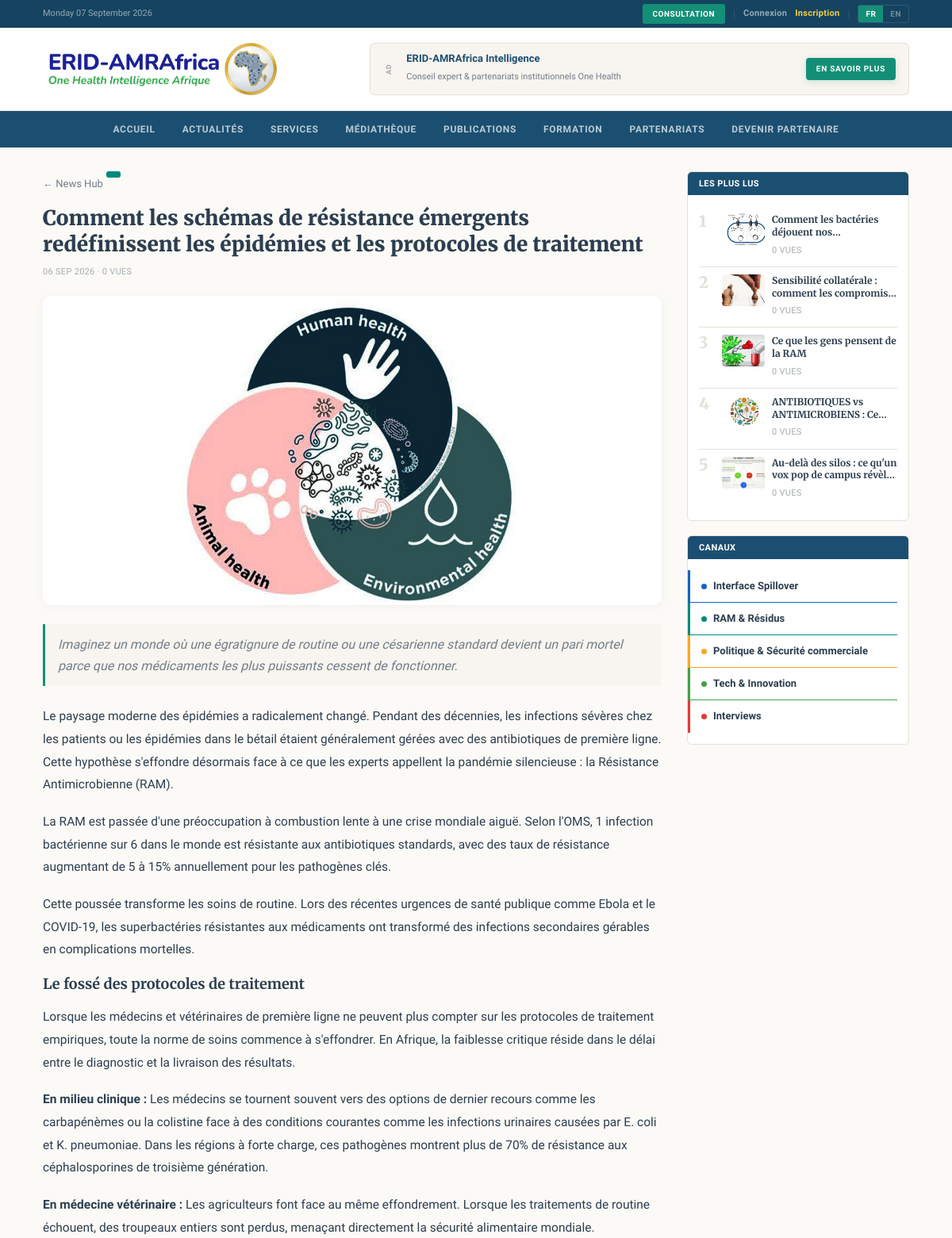
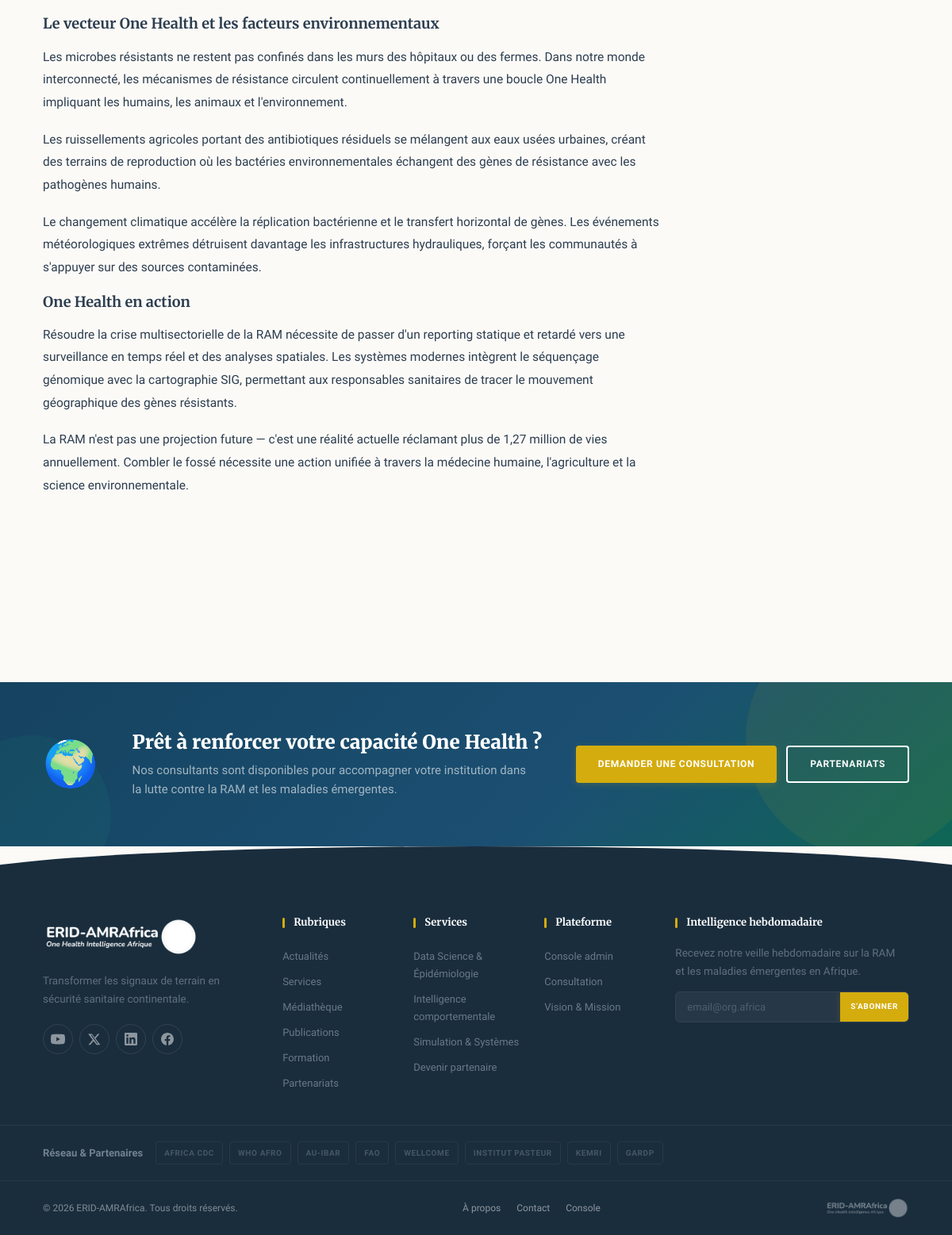
Page /news/how-emerging-resistance-patterns-reshaping-outbreaks on the committed database (2 pictures, top to bottom).
### tables this page shows
CREATE TABLE articles (
    id              INT UNSIGNED AUTO_INCREMENT PRIMARY KEY,
    category_id     INT UNSIGNED    NOT NULL,
    author_id       INT UNSIGNED    NULL,
    slug            VARCHAR(200)    NOT NULL UNIQUE,
    title_fr        VARCHAR(255)    NOT NULL,
    title_en        VARCHAR(255)    NOT NULL,
    excerpt_fr      TEXT            NULL,
    excerpt_en      TEXT            NULL,
    body_fr         MEDIUMTEXT      NULL,
    body_en         MEDIUMTEXT      NULL,
    cover_image     VARCHAR(255)    NULL,
    status          ENUM('draft','published','archived') NOT NULL DEFAULT 'draft',
    is_featured     TINYINT(1)      NOT NULL DEFAULT 0,
    published_at    DATETIME        NULL,
    views           INT UNSIGNED    NOT NULL DEFAULT 0,
    created_at      DATETIME        NOT NULL DEFAULT CURRENT_TIMESTAMP,
    updated_at      DATETIME        NOT NULL DEFAULT CURRENT_TIMESTAMP ON UPDATE CURRENT_TIMESTAMP,
    CONSTRAINT fk_articles_cat    FOREIGN KEY (category_id) REFERENCES categories(id),
    CONSTRAINT fk_articles_author FOREIGN KEY (author_id)   REFERENCES users(id) ON DELETE SET NULL,
    INDEX idx_articles_status (status, published_at)
);

CREATE TABLE categories (
    id              INT UNSIGNED AUTO_INCREMENT PRIMARY KEY,
    slug            VARCHAR(80)     NOT NULL UNIQUE,    
    name_fr         VARCHAR(120)    NOT NULL,
    name_en         VARCHAR(120)    NOT NULL,
    accent_color    VARCHAR(9)      NOT NULL DEFAULT '#0E7C7B',
    sort_order      SMALLINT        NOT NULL DEFAULT 0
);

### app/Core/View.php (called while the page is built, shortened)
<?php
final class View
{
    public static function render(string $template, array $data = [], string $layout = 'public'): void
    {
        $root = Config::get('root');
        extract($data, EXTR_SKIP);
        require $root . '/app/Views/' . $template . '.php';
    }
    public static function e(?string $s): string
    {
        return htmlspecialchars((string) $s, ENT_QUOTES, 'UTF-8');
    }
}

### app/Core/Controller.php (called while the page is built, shortened)
<?php
abstract class Controller
{
    protected function view(string $template, array $data = [], string $layout = 'public'): void
    {
        View::render($template, $data, $layout);
    }
}

### app/Controllers/Public/NewsController.php (called while the page is built, shortened)
<?php
final class NewsController extends Controller
{
    public function show(string $slug): void
    {
        $article = Database::one(
            "SELECT a.*, c.slug AS cat_slug, c.accent_color
               FROM articles a JOIN categories c ON c.id = a.category_id
              WHERE a.slug = ? AND a.status = 'published'",
            [$slug]
        );
        $popular = Database::all(
            "SELECT a.*, c.slug AS cat_slug, c.accent_color
               FROM articles a JOIN categories c ON c.id = a.category_id
              WHERE a.status = 'published' AND a.id != ?
              ORDER BY a.views DESC LIMIT 5",
            [$article['id']]
        );
        $categories = Database::all('SELECT * FROM categories ORDER BY sort_order');
        $this->view('public/article', [
            'title'      => Lang::pick($article, 'title'),
            'article'    => $article,
            'popular'    => $popular,
            'categories' => $categories,
        ], 'public');
    }
}

### public/index.php (called while the page is built, shortened)
<?php
spl_autoload_register(function (string $class): void {
    $path = APP_ROOT . '/app/' . str_replace('\\', '/', substr($class, 4)) . '.php';
});
$router = new Router();
$router->dispatch($_SERVER['REQUEST_METHOD'], $_SERVER['REQUEST_URI']);

### app/Core/Lang.php (called while the page is built, shortened)
<?php
final class Lang
{
    private static array $strings = [];
    private static string $locale = 'fr';
    public static function boot(): void
    {
        self::$locale = $_SESSION['locale'] ?? Config::get('app')['locale'] ?? 'fr';
        $file = Config::get('root') . '/app/lang/' . self::$locale . '.php';
        self::$strings = is_file($file) ? require $file : [];
    }
    public static function t(string $key): string
    {
        return self::$strings[$key] ?? $key;
    }
    public static function pick(array $row, string $base): string
    {
        return (string) ($row[$base . '_' . self::$locale] ?? $row[$base . '_fr'] ?? '');
    }
}

### app/Core/Config.php (called while the page is built, shortened)
<?php
final class Config
{
    private static array $data = [];
    public static function load(string $root): void
    {
        $env = [];
        self::$data = [
            'app' => [
                'name'   => $env['APP_NAME']   ?? 'ERID-AMRAfrica',
                'env'    => $env['APP_ENV']    ?? 'production',
                'url'    => $env['APP_URL']    ?? 'http://localhost:8080',
                'locale' => $env['APP_LOCALE'] ?? 'fr',
            ],
            'db' => [
                'host' => $env['DB_HOST'] ?? '127.0.0.1',
                'port' => $env['DB_PORT'] ?? '3306',
                'name' => $env['DB_NAME'] ?? 'erid_amrafrica',
                'user' => $env['DB_USER'] ?? 'root',
                'pass' => $env['DB_PASS'] ?? '',
            ],
            'mail' => [
                'from'      => $env['MAIL_FROM'] ?? 'consulting@erid-amrafrica.org',
                'from_name' => $env['MAIL_FROM_NAME'] ?? 'ERID-AMRAfrica',
            ],
            'root' => $root,
        ];
    }
    public static function get(string $key): mixed
    {
        return self::$data[$key] ?? null;
    }
}

### app/Core/Database.php (called while the page is built, shortened)
<?php
final class Database
{
    private static ?PDO $pdo = null;
    public static function pdo(): PDO
    {
        if (self::$pdo === null) {
            $cfg = Config::get('db');
            $dsn = sprintf(
                'mysql:host=%s;port=%s;dbname=%s;charset=utf8mb4',
                $cfg['host'], $cfg['port'], $cfg['name']
            );
            try {
                self::$pdo = new PDO($dsn, $cfg['user'], $cfg['pass'], [
                    PDO::ATTR_ERRMODE            => PDO::ERRMODE_EXCEPTION,
                    PDO::ATTR_DEFAULT_FETCH_MODE => PDO::FETCH_ASSOC,
                    PDO::ATTR_EMULATE_PREPARES   => false,
                    PDO::MYSQL_ATTR_INIT_COMMAND => "SET NAMES utf8mb4 COLLATE utf8mb4_unicode_ci",
                ]);
            } catch (PDOException $e) {
                http_response_code(500);
                exit('Database connection failed.');
            }
        }
        return self::$pdo;
    }
    public static function all(string $sql, array $params = []): array
    {
        $stmt = self::pdo()->prepare($sql);
        $stmt->execute($params);
        return $stmt->fetchAll();
    }
    public static function one(string $sql, array $params = []): ?array
    {
        $stmt = self::pdo()->prepare($sql);
        $stmt->execute($params);
        $row = $stmt->fetch();
        return $row ?: null;
    }
}

### app/Views/public/article.php (the view, shortened to what this page needs)
<?php
$e = fn($s) => View::e($s);
$pick = fn($row, $b) => Lang::pick($row, $b);
$lang = $_SESSION['locale'] ?? 'fr';
$img = $article['cover_image'] ?? '';
?>
<div class="container layout-2col" style="padding-top:30px;padding-bottom:48px">
<div class="col-main">
  <article class="article-single">
    <a class="back" href="/news">← <?= $e(Lang::t('news_hub')) ?></a>
    <span class="cat-badge" style="background:<?= $e($article['accent_color'] ?? 'var(--teal)') ?>;margin-bottom:12px"><?= $e($pick($article, 'cat') ?? '') ?></span>
    <h1 class="page-title" style="margin-bottom:10px"><?= $e($pick($article, 'title')) ?></h1>
    <div class="td-mod-meta" style="margin-bottom:20px"><?= $e($article['published_at'] ? date('d M Y', strtotime($article['published_at'])) : '') ?> · <?= (int)$article['views'] ?> <?= $e(Lang::t('views')) ?></div>
    <?php if ($img): ?>
    <div class="article-cover">
      <img src="<?= $e($img) ?>" alt="<?= $e($pick($article, 'title')) ?>" style="width:100%;border-radius:var(--radius);margin-bottom:24px;box-shadow:var(--shadow)">
    </div>
    <?php endif; ?>
    <p class="lead"><?= $e($pick($article, 'excerpt')) ?></p>
    <div class="article-body"><?= $pick($article, 'body') ?: nl2br($e($pick($article, 'excerpt'))) ?></div>
  </article>
</div>
<aside class="col-side">
    <div class="widget">
        <div class="widget-title"><span><?= $e($lang === 'fr' ? 'Les plus lus' : 'Most read') ?></span></div>
        <div class="widget-body">
            <?php foreach ($popular as $i => $p): ?>
            <a href="/news/<?= $e($p['slug']) ?>" class="sidebar-article">
                <span class="sidebar-article__num"><?= $i + 1 ?></span>
                <div class="sidebar-article__img" style="background-image:url('<?= $e($p['cover_image'] ?? '') ?>')"></div>
                <div class="sidebar-article__text">
                    <h4><?= $e($pick($p, 'title')) ?></h4>
                    <span class="td-mod-meta"><?= (int)$p['views'] ?> <?= $e(Lang::t('views')) ?></span>
                </div>
            </a>
            <?php endforeach; ?>
        </div>
    </div>
    <div class="widget">
        <div class="widget-title"><span><?= $e($lang === 'fr' ? 'Canaux' : 'Channels') ?></span></div>
        <div class="widget-body">
            <?php foreach ($categories as $c): ?>
            <a href="/news?cat=<?= $e($c['slug']) ?>" class="widget-cat" style="border-color:<?= $e($c['accent_color']) ?>">
                <span class="cat-dot" style="background:<?= $e($c['accent_color']) ?>"></span>
                <?= $e($pick($c, 'name')) ?>
            </a>
            <?php endforeach; ?>
        </div>
    </div>
</aside>
</div>

### app/Core/Router.php (shortened to what this page needs)
<?php
final class Router
{
    private array $routes = ['GET' => [], 'POST' => []];
    public function get(string $path, callable|array $handler): void
    {
        $this->routes['GET'][$this->normalize($path)] = $handler;
    }
    public function post(string $path, callable|array $handler): void
    {
        $this->routes['POST'][$this->normalize($path)] = $handler;
    }
    private function normalize(string $path): string
    {
        return '/' . trim($path, '/');
    }
    public function dispatch(string $method, string $uri): void
    {
        $path = $this->normalize(parse_url($uri, PHP_URL_PATH) ?: '/');
        foreach ($this->routes[$method] ?? [] as $route => $handler) {
            $pattern = '#^' . preg_replace('#\{[a-zA-Z_]+\}#', '([^/]+)', $route) . '$#';
            if (preg_match($pattern, $path, $m)) {
                array_shift($m);
                $this->invoke($handler, $m);
                return;
            }
        }
    }
    private function invoke(callable|array $handler, array $args): void
    {
        if (is_array($handler)) {
            [$class, $method] = $handler;
            (new $class())->{$method}(...$args);
            return;
        }
    }
}

### public/assets/css/app.css (style rules this page uses)
:root { --navy:#1B4F72;--navy-d:#154360;--navy-l:#2E86C1; --teal:#148F77;--teal-d:#0E6655;--teal-l:#1ABC9C; --gold:#D4AC0D;--gold-d:#B7950B;--gold-l:#F4D03F; --green:#27AE60;--green-d:#1E8449;--green-l:#58D68D; --burgundy:#78281F;--burgundy-d:#5B1F18; --red:#CB4335;--warm:#F8F4EF; --accent:#148F77; --c-spillover:#1B4F72;--c-amr:#148F77;--c-policy:#D4AC0D;--c-tech:#27AE60; --ink:#2C3E50;--muted:#717D8A;--light:#A6ACAF; --bg:#FCFAF7;--bg-alt:#F4F0EB;--card:#fff;--line:#E5E0D8; --font-d:'Merriweather',Georgia,serif; --font-b:'Source Sans 3','Source Sans Pro',system-ui,sans-serif; --w:1140px; --radius:10px;--radius-sm:6px;--radius-xs:4px; --shadow:0 2px 12px rgba(44,62,80,.05); --shadow-lg:0 8px 28px rgba(44,62,80,.08); --shadow-hover:0 6px 24px rgba(44,62,80,.1); }
*,*::before,*::after { box-sizing:border-box }
html { overflow-x:hidden }
body { margin:0;font-family:var(--font-b);color:var(--ink);background:var(--bg);line-height:1.7;font-size:15.5px;-webkit-font-smoothing:antialiased;overflow-x:hidden }
a { color:var(--ink);text-decoration:none;transition:color .25s }
img { max-width:100%;display:block }
h1,h2,h3,h4 { font-family:var(--font-d);line-height:1.25;margin:0 }
.container { max-width:var(--w);margin:0 auto;padding:0 24px }
.cat-badge { display:inline-block;font-size:10px;font-weight:700;text-transform:uppercase;letter-spacing:.6px;color:#fff;background:var(--navy);padding:4px 9px;line-height:1;border-radius:3px }
.layout-2col { display:grid;grid-template-columns:1fr 280px;gap:32px;padding-top:28px;padding-bottom:44px }
.col-main { min-width:0 }
.col-side { min-width:0 }
.td-mod-meta { font-size:11px;color:var(--light);text-transform:uppercase;letter-spacing:.3px }
.widget { border:1px solid var(--line);margin-bottom:18px;background:var(--card);border-radius:var(--radius-sm);overflow:hidden;transition:all .3s }
.widget-title { background:var(--navy);padding:9px 14px;font-size:11px;line-height:1 }
.widget-title>span { color:#fff;font-weight:700;text-transform:uppercase;letter-spacing:.4px }
.widget-body { padding:14px }
.widget-cat { display:flex;align-items:center;gap:8px;padding:9px 0;border-bottom:1px solid var(--line);font-size:13px;font-weight:600;color:var(--ink);border-left:3px solid;margin-left:-14px;padding-left:14px;transition:color .25s }
.widget-cat:last-child { border-bottom:none }
.cat-dot { width:7px;height:7px;border-radius:50%;flex-shrink:0 }
.sidebar-article { display:flex;gap:9px;padding:9px 0;border-bottom:1px solid var(--line);align-items:flex-start }
.sidebar-article:last-child { border-bottom:none }
.sidebar-article__num { font-family:var(--font-d);font-size:20px;font-weight:900;color:var(--line);line-height:1;min-width:20px }
.sidebar-article__img { width:54px;height:40px;flex-shrink:0;background-size:cover;background-position:center;border-radius:var(--radius-xs);background-color:var(--line) }
.sidebar-article__text { flex:1;min-width:0 }
.sidebar-article__text h4 { font-family:var(--font-d);font-size:12px;font-weight:700;line-height:1.3;margin:0;color:var(--ink);display:-webkit-box;-webkit-line-clamp:2;-webkit-box-orient:vertical;overflow:hidden;transition:color .25s }
.article-single .lead { font-size:16px;color:var(--muted);margin:12px 0 24px;font-style:italic;border-left:3px solid var(--accent);padding:12px 16px;background:var(--warm);border-radius:0 var(--radius-xs) var(--radius-xs) 0 }
.article-body { line-height:1.85;font-size:15.5px }
.article-body p { margin-bottom:18px }
.page-title { font-size:26px;font-weight:900;margin:.15em 0 }
.back { display:inline-flex;align-items:center;gap:5px;margin-bottom:12px;color:var(--muted);font-size:13px;font-weight:500 }

### rows in the picture
articles: title_fr "Comment les schémas de résistance émergents redéfinissent les épidémies et les protocoles de traitement", published_at "06 SEP 2026", views "0", cover_image (picture), excerpt_fr "Imaginez un monde où une égratignure de routine ou une césarienne standard devient un pari mortel parce que nos médicaments les plus puissants cessent de fonctionner.", body_fr "Le paysage moderne des épidémies a radicalement changé. Pendant des décennies, les infections sévères chez les patients ou les épidémies dans le bétail étaient généralement gérées avec des antibiotiques de première ligne. Cette hypothèse s'effondre désormais face à ce que les experts appellent la pandémie silencieuse : la Résistance Antimicrobienne (RAM). La RAM est passée d'une préoccupation à combustion lente à une crise mondiale aiguë. Selon l'OMS, 1 infection bactérienne sur 6 dans le monde est résistante aux antibiotiques standards, avec des taux de résistance augmentant de 5 à 15% annuellement pour les pathogènes clés. Cette poussée transforme les soins de routine. Lors des récentes…"
articles: cover_image (picture), title_fr "Comment les bactéries déjouent…", views "0", e "VUES"
articles: cover_image (picture), title_fr "Sensibilité collatérale : comment les…", views "0", e "VUES"
articles: cover_image (picture), title_fr "Ce que les gens pensent de la RAM", views "0", e "VUES"
articles: cover_image (picture), title_fr "ANTIBIOTIQUES vs ANTIMICROBIENS :…", views "0", e "VUES"
articles: cover_image (picture), title_fr "Au-delà des silos : ce qu'un vox pop de campus…", views "0", e "VUES"
categories: name_fr "Interface Spillover"
categories: name_fr "RAM & Résidus"
categories: name_fr "Politique & Sécurité commerciale"
categories: name_fr "Tech & Innovation"
categories: name_fr "Interviews"
